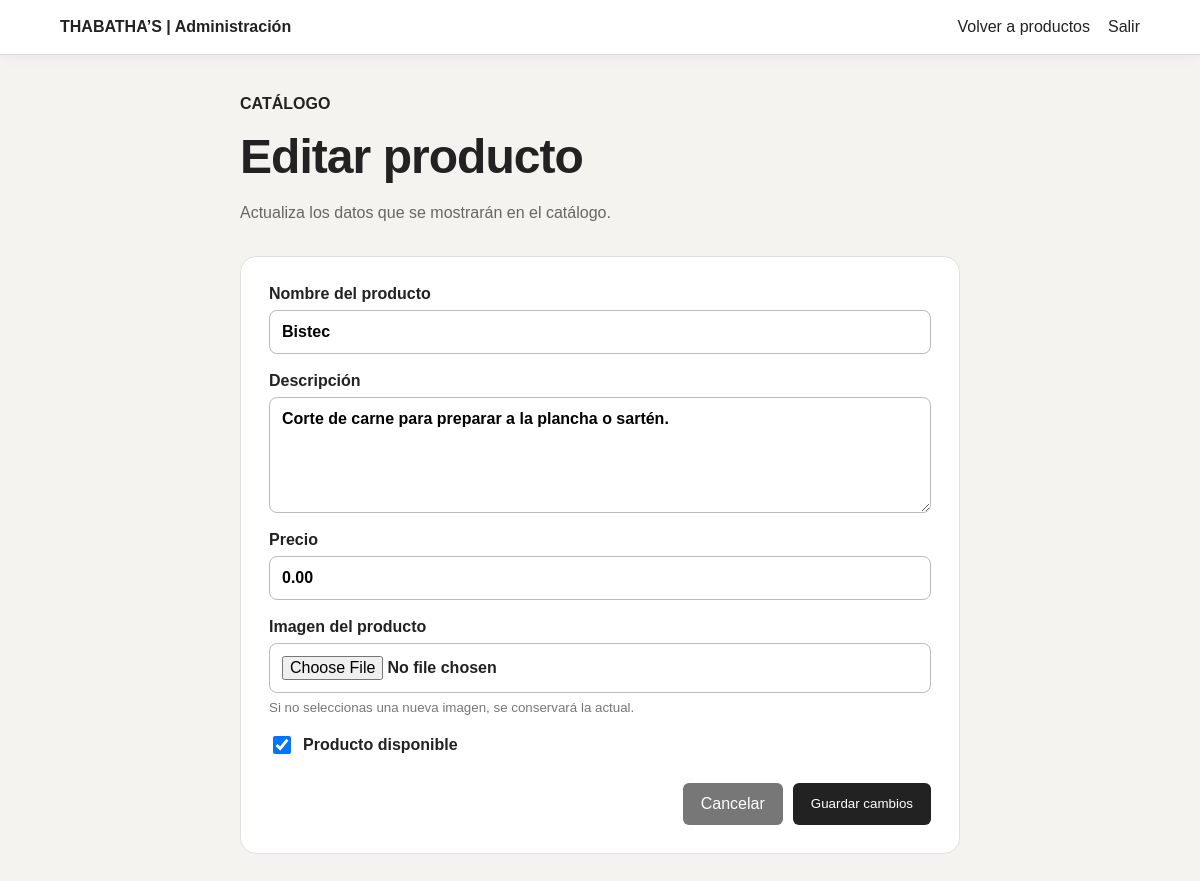
The app's page /admin/producto-editar.php?id=1 (signed in) with its own data.
### tables this page shows
CREATE TABLE productos (
    id INT UNSIGNED AUTO_INCREMENT PRIMARY KEY,
    nombre VARCHAR(120) NOT NULL,
    descripcion TEXT,
    precio DECIMAL(10,2) NOT NULL DEFAULT 0.00,
    imagen VARCHAR(255),
    disponible TINYINT(1) NOT NULL DEFAULT 1,
    creado_en TIMESTAMP DEFAULT CURRENT_TIMESTAMP,
    actualizado_en TIMESTAMP DEFAULT CURRENT_TIMESTAMP ON UPDATE CURRENT_TIMESTAMP
);

### includes/funciones.php (called while the page is built, shortened)
<?php
function e($value): string {
    return htmlspecialchars((string)$value, ENT_QUOTES, 'UTF-8');
}

### admin/producto-editar.php (the view, shortened to what this page needs)
<?php
require_once __DIR__ . '/../config/database.php';
require_once __DIR__ . '/../includes/funciones.php';
$id = (int)($_GET['id'] ?? $_POST['id'] ?? 0);
$stmt = $pdo->prepare('SELECT * FROM productos WHERE id = ?');
$stmt->execute([$id]);
$producto = $stmt->fetch();
?>
<!DOCTYPE html>
<html lang="es">
<head>
    <link rel="stylesheet" href="../css/styles.css">
</head>
<body>
<header class="site-header"><strong>THABATHA’S | Administración</strong><nav><a href="productos.php">Volver a productos</a><a href="../logout.php">Salir</a></nav></header>
<main class="container narrow-container">
    <div class="page-heading"><p class="eyebrow">CATÁLOGO</p><h1>Editar producto</h1><p>Actualiza los datos que se mostrarán en el catálogo.</p></div>
    <form class="admin-form" method="post" enctype="multipart/form-data">
        <label>Nombre del producto<input type="text" name="nombre" maxlength="120" required value="<?= e($producto['nombre']) ?>"></label>
        <label>Descripción<textarea name="descripcion" rows="5"><?= e($producto['descripcion'] ?? '') ?></textarea></label>
        <label>Precio<input type="text" name="precio" inputmode="decimal" required value="<?= e($producto['precio']) ?>"></label>
        <label>Imagen del producto<input type="file" name="imagen" accept="image/jpeg,image/png,image/webp"><small>Si no seleccionas una nueva imagen, se conservará la actual.</small></label>
        <label class="check-row"><input type="checkbox" name="disponible" value="1" <?= $producto['disponible'] ? 'checked' : '' ?>> Producto disponible</label>
        <div class="form-actions"><a class="button secondary" href="productos.php">Cancelar</a><button class="button" type="submit">Guardar cambios</button></div>
    </form>
</main>
</body>
</html>

### css/styles.css (style rules this page uses)
* { box-sizing:border-box }
body { margin:0;font-family:Arial,sans-serif;background:#f7f7f7;color:#222 }
.site-header { display:flex;justify-content:space-between;align-items:center;padding:18px 5%;background:#fff;border-bottom:1px solid #ddd }
.site-header nav { display:flex;gap:18px;flex-wrap:wrap }
.site-header a { color:#222;text-decoration:none }
.container { width:min(1100px,90%);margin:40px auto }
.eyebrow { font-weight:bold }
.button,button { display:inline-block;background:#222;color:#fff;border:0;padding:12px 18px;text-decoration:none;border-radius:6px;cursor:pointer }
body { background:#f5f3ef }
.site-header { position:sticky;top:0;z-index:10;box-shadow:0 2px 12px rgba(0,0,0,.05) }
.site-header a { transition:.2s }
.page-heading { max-width:700px;margin-bottom:30px }
.page-heading h1 { font-size:clamp(2rem,5vw,3rem);margin:.25rem 0 .75rem }
.page-heading p:last-child { color:#666;line-height:1.6 }
.button.secondary { background:#777 }
.narrow-container { max-width:720px }
.admin-form { background:#fff;border:1px solid #e3e0db;border-radius:16px;padding:28px;display:grid;gap:18px }
.admin-form label { display:grid;gap:7px;font-weight:700 }
.admin-form input[type="text"],.admin-form textarea,.admin-form input[type="file"] { font:inherit;padding:12px;border:1px solid #bbb;border-radius:8px;background:#fff }
.admin-form textarea { resize:vertical }
.admin-form small { font-weight:400;color:#777 }
.check-row { display:flex!important;align-items:center;grid-template-columns:auto 1fr;gap:9px!important }
.check-row input { width:18px;height:18px }
.form-actions { display:flex;justify-content:flex-end;gap:10px;margin-top:8px }
.admin-heading h1,.page-heading h1 { letter-spacing:-.02em }
.button { transition:transform .15s,box-shadow .15s,background .15s }

### records on screen
productos: nombre "Bistec", descripcion "Corte de carne para preparar a la plancha o sartén.", precio "0.00", disponible "☑"
